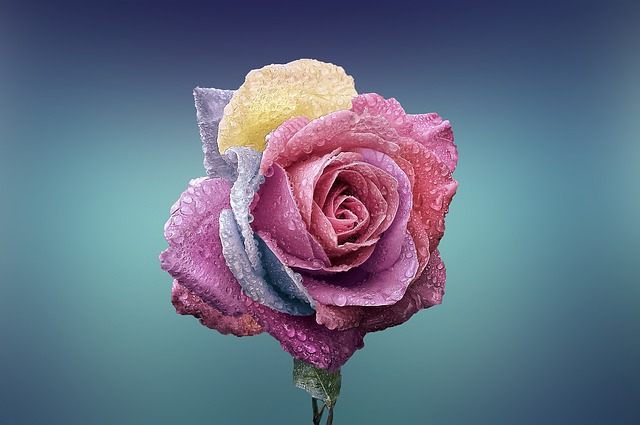
#> input picture cartoonify/rose.jpg, 640 x 425 px
$ python 'p3(filtering_techniques).py'   (older library calls are emulated)
#> lines starting #> are read from the running program, lines starting #| are printed output that depends on the picture; after the words box and inside, x2 and y2 are one past the last pixel; in counts of white or black regions, pixels touching at a corner belong together
#> the answer given: cartoonify/rose.jpg
import cv2
import numpy as np
def load_image(path):
#> called with path = 'cartoonify/rose.jpg'
    image=cv2.imread(path,cv2.IMREAD_GRAYSCALE)
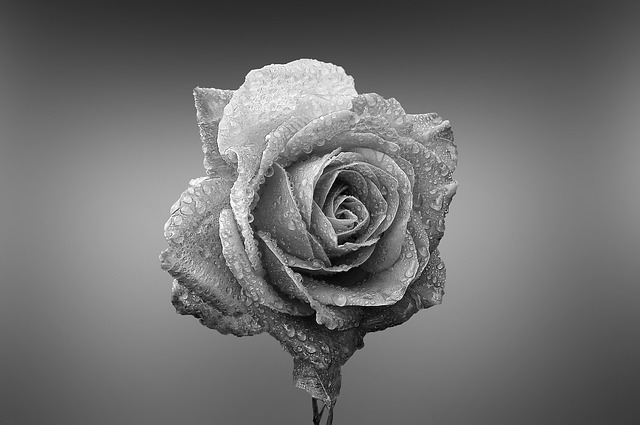
#> image: shape (425, 640); min 0, max 255, mean 111.2
    if image is None:
        print("Error:Could not load image")
        exit()
    return image
def apply_sobel(image):
    sobelx=cv2.Sobel(image,cv2.CV_64F,1,0,ksize=3)
    sobely=cv2.Sobel(image,cv2.CV_64F,0,1,ksize=3)
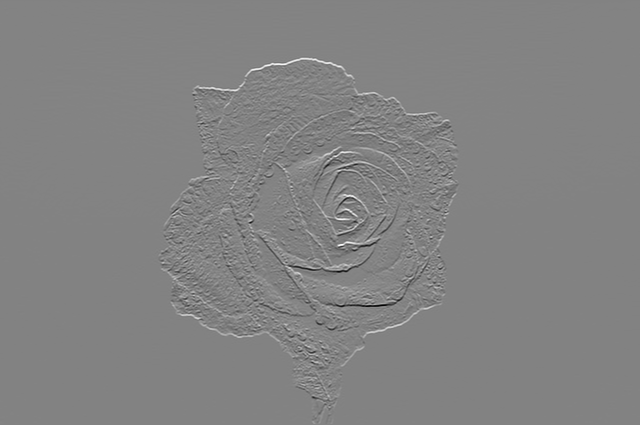
#> sobely: shape (425, 640) float64; min -915, max 868, mean 0.7; drawn with min black and max white
    sobel_combined=cv2.magnitude(sobelx,sobely)
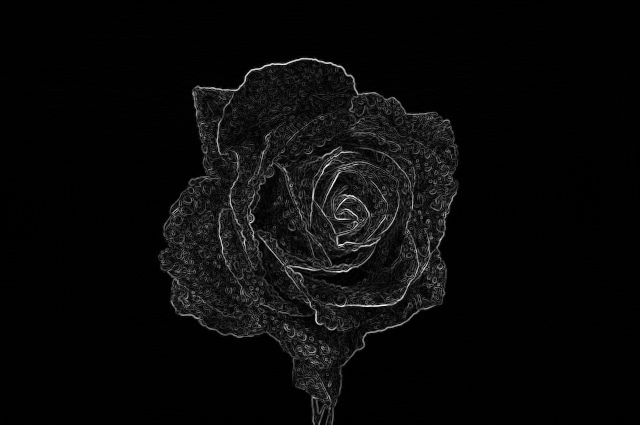
#> sobel_combined: shape (425, 640) float64; min 0, max 916.4, mean 34.8; drawn with min black and max white
    return sobel_combined

def apply_laplacian(image):
    laplacian=cv2.Laplacian(image,cv2.CV_64F)
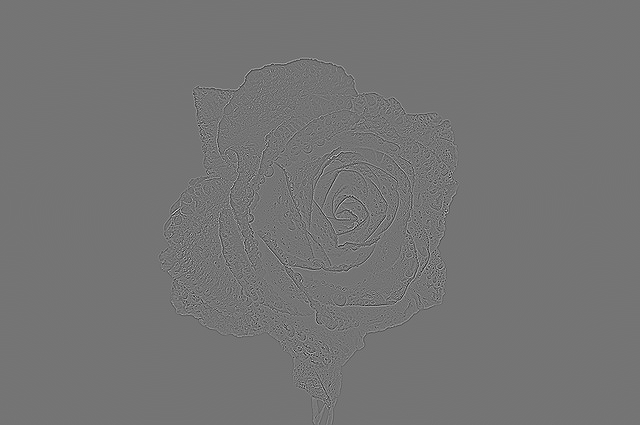
#> laplacian: shape (425, 640) float64; min -474, max 561, mean 0; drawn with min black and max white
    return laplacian

def apply_canny(image,threshold1,threshold2):
#> called with threshold1 = 100, threshold2 = 200
    canny_edges=cv2.Canny(image,threshold1,threshold2)
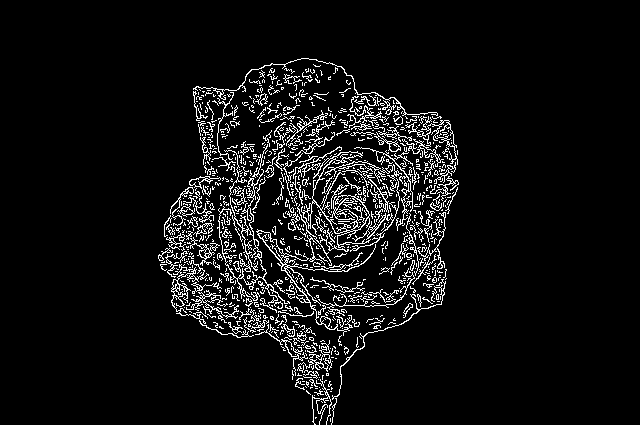
#> canny_edges: shape (425, 640); 6.6% white in thin lines or dots, all inside (x1, y1, x2, y2) = (158, 58, 459, 425)
    return canny_edges

def main():
    img_path=input("Enter the image path:")
    img=load_image(img_path)
    sobel_edges=apply_sobel(img)
    laplacian_edges=apply_laplacian(img)
    canny_edges=apply_canny(img,100,200)
    cv2.imshow('Original image',img)
    cv2.imshow('Sobel Edges',np.uint8(sobel_edges))
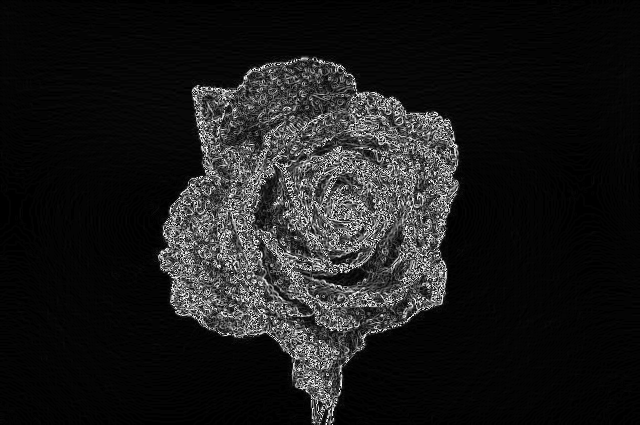
#> window 'Sobel Edges': shape (425, 640); min 0, max 255, mean 27
    cv2.imshow('Laplacian Edges',np.uint8(laplacian_edges))
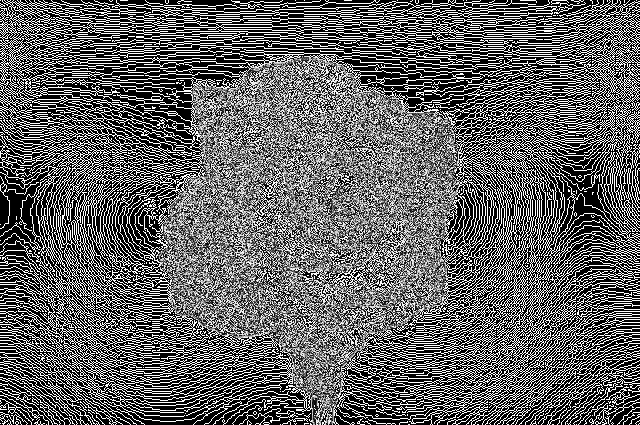
#> window 'Laplacian Edges': shape (425, 640); min 0, max 255, mean 98.8
    cv2.imshow('Canny Edges',canny_edges)
    save_option=input("Do you want to save the processed images?(yes/no):").strip().lower()
#> the answer given: out.png
    if save_option=="yes":
        cv2.imwrite('sobel_edges.jpg',np.uint8(sobel_edges))
        cv2.imwrite('laplacian_edges.jpg',np.uint8(laplacian_edges))
        cv2.imwrite('canny_edges.jpg',canny_edges)
        print("Processed images saved successfully!")
    cv2.waitKey(0)
    cv2.destroyAllWindows()


if __name__=="__main__":
    main()
